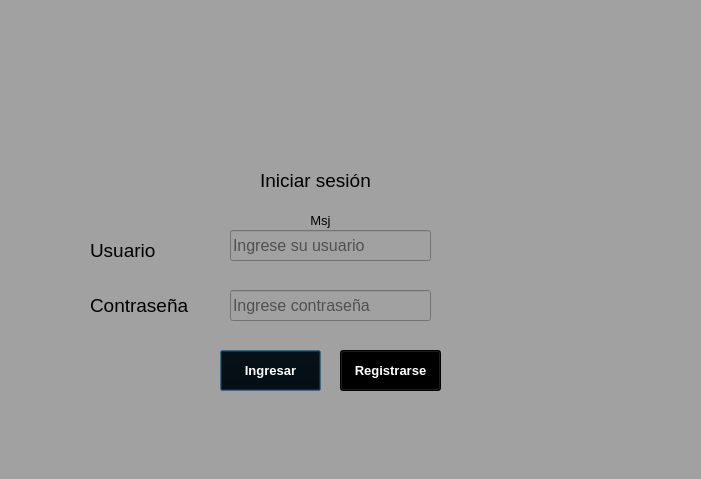
<?xml version="1.0" encoding="UTF-8"?>
<ui version="4.0">
 <class>Login</class>
 <widget class="QDialog" name="Login">
  <property name="geometry">
   <rect>
    <x>0</x>
    <y>0</y>
    <width>701</width>
    <height>479</height>
   </rect>
  </property>
  <property name="windowTitle">
   <string>Iniciar sesión</string>
  </property>
  <property name="styleSheet">
   <string notr="true">background-color: rgb(255, 255, 255);
background-color: rgb(161, 161, 161);</string>
  </property>
  <widget class="QLabel" name="label_2">
   <property name="geometry">
    <rect>
     <x>260</x>
     <y>160</y>
     <width>121</width>
     <height>41</height>
    </rect>
   </property>
   <property name="font">
    <font>
     <pointsize>14</pointsize>
    </font>
   </property>
   <property name="text">
    <string>Iniciar sesión</string>
   </property>
  </widget>
  <widget class="QLabel" name="label_3">
   <property name="geometry">
    <rect>
     <x>90</x>
     <y>230</y>
     <width>121</width>
     <height>41</height>
    </rect>
   </property>
   <property name="font">
    <font>
     <pointsize>14</pointsize>
    </font>
   </property>
   <property name="text">
    <string>Usuario</string>
   </property>
  </widget>
  <widget class="QLabel" name="label_4">
   <property name="geometry">
    <rect>
     <x>90</x>
     <y>280</y>
     <width>121</width>
     <height>51</height>
    </rect>
   </property>
   <property name="font">
    <font>
     <pointsize>14</pointsize>
    </font>
   </property>
   <property name="text">
    <string>Contraseña</string>
   </property>
  </widget>
  <widget class="QLineEdit" name="txtUsuario">
   <property name="geometry">
    <rect>
     <x>230</x>
     <y>230</y>
     <width>201</width>
     <height>31</height>
    </rect>
   </property>
   <property name="font">
    <font>
     <pointsize>12</pointsize>
    </font>
   </property>
   <property name="styleSheet">
    <string notr="true"/>
   </property>
   <property name="placeholderText">
    <string>Ingrese su usuario</string>
   </property>
  </widget>
  <widget class="QLineEdit" name="txtContrasena">
   <property name="geometry">
    <rect>
     <x>230</x>
     <y>290</y>
     <width>201</width>
     <height>31</height>
    </rect>
   </property>
   <property name="font">
    <font>
     <pointsize>12</pointsize>
    </font>
   </property>
   <property name="echoMode">
    <enum>QLineEdit::Password</enum>
   </property>
   <property name="placeholderText">
    <string>Ingrese contraseña</string>
   </property>
  </widget>
  <widget class="QPushButton" name="btnIngresar">
   <property name="geometry">
    <rect>
     <x>220</x>
     <y>350</y>
     <width>101</width>
     <height>41</height>
    </rect>
   </property>
   <property name="font">
    <font>
     <pointsize>10</pointsize>
     <bold>true</bold>
    </font>
   </property>
   <property name="cursor">
    <cursorShape>PointingHandCursor</cursorShape>
   </property>
   <property name="styleSheet">
    <string notr="true">background-color: rgb(0, 0, 0);
color: rgb(255, 255, 255);</string>
   </property>
   <property name="text">
    <string>Ingresar</string>
   </property>
  </widget>
  <widget class="QLabel" name="lblError">
   <property name="geometry">
    <rect>
     <x>160</x>
     <y>210</y>
     <width>321</width>
     <height>20</height>
    </rect>
   </property>
   <property name="font">
    <font>
     <pointsize>10</pointsize>
    </font>
   </property>
   <property name="styleSheet">
    <string notr="true"/>
   </property>
   <property name="text">
    <string>Msj</string>
   </property>
   <property name="alignment">
    <set>Qt::AlignCenter</set>
   </property>
  </widget>
  <widget class="QLabel" name="label">
   <property name="geometry">
    <rect>
     <x>220</x>
     <y>20</y>
     <width>201</width>
     <height>141</height>
    </rect>
   </property>
   <property name="text">
    <string/>
   </property>
   <property name="pixmap">
    <pixmap>../Cessna172-CatalinaTakeOff.ico</pixmap>
   </property>
   <property name="scaledContents">
    <bool>true</bool>
   </property>
  </widget>
  <widget class="QPushButton" name="btnRegistrarse">
   <property name="geometry">
    <rect>
     <x>340</x>
     <y>350</y>
     <width>101</width>
     <height>41</height>
    </rect>
   </property>
   <property name="font">
    <font>
     <pointsize>10</pointsize>
     <bold>true</bold>
    </font>
   </property>
   <property name="cursor">
    <cursorShape>PointingHandCursor</cursorShape>
   </property>
   <property name="styleSheet">
    <string notr="true">background-color: rgb(0, 0, 0);
color: rgb(255, 255, 255);</string>
   </property>
   <property name="text">
    <string>Registrarse</string>
   </property>
  </widget>
  <zorder>label</zorder>
  <zorder>label_2</zorder>
  <zorder>label_3</zorder>
  <zorder>label_4</zorder>
  <zorder>txtUsuario</zorder>
  <zorder>txtContrasena</zorder>
  <zorder>btnIngresar</zorder>
  <zorder>lblError</zorder>
  <zorder>btnRegistrarse</zorder>
 </widget>
 <resources>
  <include location="../imagenes.qrc"/>
 </resources>
 <connections/>
</ui>
